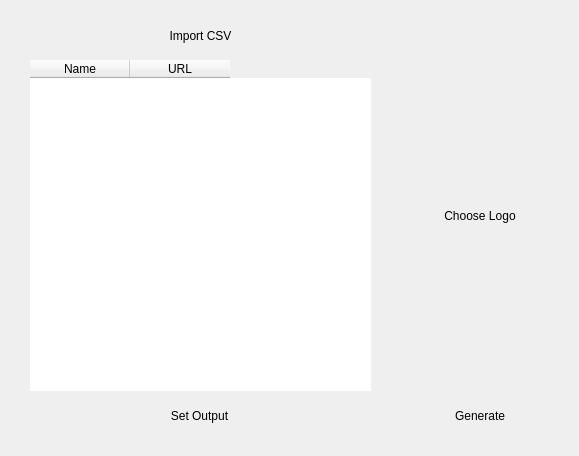
<?xml version="1.0" encoding="UTF-8"?>
<ui version="4.0">
 <class>Widget</class>
 <widget class="QWidget" name="Widget">
  <property name="enabled">
   <bool>true</bool>
  </property>
  <property name="geometry">
   <rect>
    <x>0</x>
    <y>0</y>
    <width>579</width>
    <height>456</height>
   </rect>
  </property>
  <property name="windowTitle">
   <string>Widget</string>
  </property>
  <property name="styleSheet">
   <string notr="true">border-radius: 10px;</string>
  </property>
  <widget class="QPushButton" name="logoButton">
   <property name="geometry">
    <rect>
     <x>430</x>
     <y>200</y>
     <width>100</width>
     <height>32</height>
    </rect>
   </property>
   <property name="text">
    <string>Choose Logo</string>
   </property>
  </widget>
  <widget class="QPushButton" name="generateButton">
   <property name="geometry">
    <rect>
     <x>430</x>
     <y>400</y>
     <width>100</width>
     <height>32</height>
    </rect>
   </property>
   <property name="text">
    <string>Generate</string>
   </property>
  </widget>
  <widget class="QPushButton" name="importButton">
   <property name="geometry">
    <rect>
     <x>30</x>
     <y>20</y>
     <width>341</width>
     <height>32</height>
    </rect>
   </property>
   <property name="text">
    <string>Import CSV</string>
   </property>
  </widget>
  <widget class="QPushButton" name="outputButton">
   <property name="geometry">
    <rect>
     <x>29</x>
     <y>400</y>
     <width>341</width>
     <height>32</height>
    </rect>
   </property>
   <property name="text">
    <string>Set Output</string>
   </property>
  </widget>
  <widget class="QLabel" name="logoPreview">
   <property name="geometry">
    <rect>
     <x>410</x>
     <y>60</y>
     <width>141</width>
     <height>131</height>
    </rect>
   </property>
   <property name="frameShape">
    <enum>QFrame::StyledPanel</enum>
   </property>
   <property name="frameShadow">
    <enum>QFrame::Raised</enum>
   </property>
  </widget>
  <widget class="QLabel" name="qrPreview">
   <property name="geometry">
    <rect>
     <x>410</x>
     <y>260</y>
     <width>141</width>
     <height>131</height>
    </rect>
   </property>
   <property name="frameShape">
    <enum>QFrame::StyledPanel</enum>
   </property>
   <property name="frameShadow">
    <enum>QFrame::Raised</enum>
   </property>
  </widget>
  <widget class="QTableWidget" name="loadedItems">
   <property name="geometry">
    <rect>
     <x>30</x>
     <y>60</y>
     <width>341</width>
     <height>331</height>
    </rect>
   </property>
   <column>
    <property name="text">
     <string>Name</string>
    </property>
   </column>
   <column>
    <property name="text">
     <string>URL</string>
    </property>
   </column>
  </widget>
 </widget>
 <resources/>
 <connections/>
</ui>
